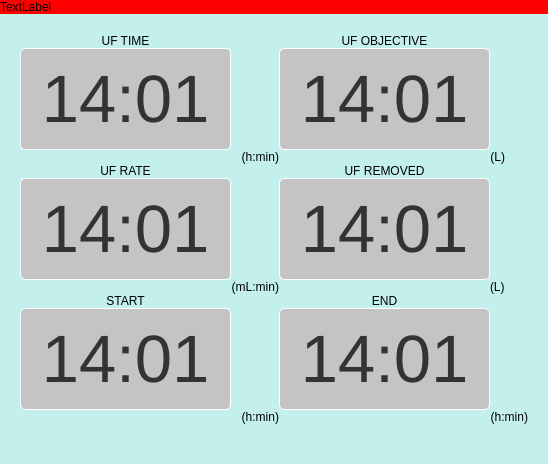
           <widget class="QFrame" name="time_data">
            <property name="styleSheet">
             <string notr="true">background-color: #C3F0ED</string>
            </property>
            <property name="frameShape">
             <enum>QFrame::NoFrame</enum>
            </property>
            <property name="frameShadow">
             <enum>QFrame::Raised</enum>
            </property>
            <layout class="QVBoxLayout" name="verticalLayout_9" stretch="1,7">
             <property name="spacing">
              <number>0</number>
             </property>
             <property name="leftMargin">
              <number>0</number>
             </property>
             <property name="topMargin">
              <number>0</number>
             </property>
             <property name="rightMargin">
              <number>0</number>
             </property>
             <property name="bottomMargin">
              <number>20</number>
             </property>
             <item>
              <widget class="QFrame" name="frame_14">
               <property name="styleSheet">
                <string notr="true">background-color : red;</string>
               </property>
               <property name="frameShape">
                <enum>QFrame::NoFrame</enum>
               </property>
               <property name="frameShadow">
                <enum>QFrame::Raised</enum>
               </property>
               <layout class="QHBoxLayout" name="horizontalLayout_12">
                <property name="spacing">
                 <number>0</number>
                </property>
                <property name="leftMargin">
                 <number>0</number>
                </property>
                <property name="topMargin">
                 <number>0</number>
                </property>
                <property name="rightMargin">
                 <number>0</number>
                </property>
                <property name="bottomMargin">
                 <number>0</number>
                </property>
                <item>
                 <widget class="QLabel" name="label_11">
                  <property name="text">
                   <string>TextLabel</string>
                  </property>
                 </widget>
                </item>
               </layout>
              </widget>
             </item>
             <item>
              <widget class="QFrame" name="frame_15">
               <property name="frameShape">
                <enum>QFrame::NoFrame</enum>
               </property>
               <property name="frameShadow">
                <enum>QFrame::Raised</enum>
               </property>
               <layout class="QGridLayout" name="gridLayout">
                <property name="leftMargin">
                 <number>20</number>
                </property>
                <property name="topMargin">
                 <number>20</number>
                </property>
                <property name="rightMargin">
                 <number>20</number>
                </property>
                <property name="bottomMargin">
                 <number>20</number>
                </property>
                <property name="spacing">
                 <number>0</number>
                </property>
                <item row="1" column="0">
                 <widget class="QFrame" name="frame_18">
                  <property name="frameShape">
                   <enum>QFrame::NoFrame</enum>
                  </property>
                  <property name="frameShadow">
                   <enum>QFrame::Raised</enum>
                  </property>
                  <layout class="QHBoxLayout" name="horizontalLayout_10">
                   <property name="spacing">
                    <number>0</number>
                   </property>
                   <property name="leftMargin">
                    <number>0</number>
                   </property>
                   <property name="topMargin">
                    <number>0</number>
                   </property>
                   <property name="rightMargin">
                    <number>0</number>
                   </property>
                   <property name="bottomMargin">
                    <number>0</number>
                   </property>
                   <item>
                    <widget class="QFrame" name="frame_23">
                     <property name="frameShape">
                      <enum>QFrame::NoFrame</enum>
                     </property>
                     <property name="frameShadow">
                      <enum>QFrame::Raised</enum>
                     </property>
                     <layout class="QGridLayout" name="gridLayout_15">
                      <property name="leftMargin">
                       <number>0</number>
                      </property>
                      <property name="topMargin">
                       <number>0</number>
                      </property>
                      <property name="rightMargin">
                       <number>0</number>
                      </property>
                      <property name="bottomMargin">
                       <number>0</number>
                      </property>
                      <property name="spacing">
                       <number>0</number>
                      </property>
                      <item row="1" column="0">
                       <widget class="QPushButton" name="ufrate_button">
                        <property name="minimumSize">
                         <size>
                          <width>211</width>
                          <height>102</height>
                         </size>
                        </property>
                        <property name="maximumSize">
                         <size>
                          <width>211</width>
                          <height>102</height>
                         </size>
                        </property>
                        <property name="styleSheet">
                         <string notr="true">font: 50pt;
color: #333;
background: #C4C4C4;
border: 1px solid #FFFFFF;
box-sizing: border-box;
box-shadow: 0px 4px 4px rgba(0, 0, 0, 0.25);
border-radius: 5px;</string>
                        </property>
                        <property name="text">
                         <string>14:01</string>
                        </property>
                       </widget>
                      </item>
                      <item row="0" column="0">
                       <widget class="QLabel" name="label_19">
                        <property name="styleSheet">
                         <string notr="true">
background-color: rgb(195, 240, 237);</string>
                        </property>
                        <property name="text">
                         <string>UF RATE</string>
                        </property>
                        <property name="alignment">
                         <set>Qt::AlignCenter</set>
                        </property>
                       </widget>
                      </item>
                      <item row="2" column="1">
                       <widget class="QLabel" name="label_41">
                        <property name="styleSheet">
                         <string notr="true">font: 14pt &quot;Roboto&quot;;
background-color: rgb(195, 240, 237);</string>
                        </property>
                        <property name="text">
                         <string>(mL:min)</string>
                        </property>
                        <property name="alignment">
                         <set>Qt::AlignRight|Qt::AlignTrailing|Qt::AlignVCenter</set>
                        </property>
                       </widget>
                      </item>
                     </layout>
                    </widget>
                   </item>
                  </layout>
                 </widget>
                </item>
                <item row="0" column="0">
                 <widget class="QFrame" name="frame_16">
                  <property name="frameShape">
                   <enum>QFrame::NoFrame</enum>
                  </property>
                  <property name="frameShadow">
                   <enum>QFrame::Raised</enum>
                  </property>
                  <layout class="QHBoxLayout" name="horizontalLayout_6">
                   <property name="spacing">
                    <number>0</number>
                   </property>
                   <property name="leftMargin">
                    <number>0</number>
                   </property>
                   <property name="topMargin">
                    <number>0</number>
                   </property>
                   <property name="rightMargin">
                    <number>0</number>
                   </property>
                   <property name="bottomMargin">
                    <number>0</number>
                   </property>
                   <item>
                    <widget class="QFrame" name="frame_22">
                     <property name="frameShape">
                      <enum>QFrame::NoFrame</enum>
                     </property>
                     <property name="frameShadow">
                      <enum>QFrame::Raised</enum>
                     </property>
                     <layout class="QGridLayout" name="gridLayout_8">
                      <property name="leftMargin">
                       <number>0</number>
                      </property>
                      <property name="topMargin">
                       <number>0</number>
                      </property>
                      <property name="rightMargin">
                       <number>0</number>
                      </property>
                      <property name="bottomMargin">
                       <number>0</number>
                      </property>
                      <property name="spacing">
                       <number>0</number>
                      </property>
                      <item row="0" column="0">
                       <widget class="QLabel" name="label_12">
                        <property name="styleSheet">
                         <string notr="true">
background-color: rgb(195, 240, 237);</string>
                        </property>
                        <property name="text">
                         <string>UF TIME</string>
                        </property>
                        <property name="alignment">
                         <set>Qt::AlignCenter</set>
                        </property>
                       </widget>
                      </item>
                      <item row="1" column="0">
                       <widget class="QPushButton" name="uftime_button">
                        <property name="minimumSize">
                         <size>
                          <width>211</width>
                          <height>102</height>
                         </size>
                        </property>
                        <property name="maximumSize">
                         <size>
                          <width>211</width>
                          <height>102</height>
                         </size>
                        </property>
                        <property name="styleSheet">
                         <string notr="true">font: 50pt;
color: #333;
background: #C4C4C4;
border: 1px solid #FFFFFF;
box-sizing: border-box;
box-shadow: 0px 4px 4px rgba(0, 0, 0, 0.25);
border-radius: 5px;</string>
                        </property>
                        <property name="text">
                         <string>14:01</string>
                        </property>
                       </widget>
                      </item>
                      <item row="2" column="1">
                       <widget class="QLabel" name="label_24">
                        <property name="styleSheet">
                         <string notr="true">font: 14pt &quot;Roboto&quot;;
background-color: rgb(195, 240, 237);</string>
                        </property>
                        <property name="text">
                         <string>(h:min)</string>
                        </property>
                        <property name="alignment">
                         <set>Qt::AlignRight|Qt::AlignTrailing|Qt::AlignVCenter</set>
                        </property>
                       </widget>
                      </item>
                     </layout>
                    </widget>
                   </item>
                  </layout>
                 </widget>
                </item>
                <item row="2" column="0">
                 <widget class="QFrame" name="frame_20">
                  <property name="frameShape">
                   <enum>QFrame::NoFrame</enum>
                  </property>
                  <property name="frameShadow">
                   <enum>QFrame::Raised</enum>
                  </property>
                  <layout class="QHBoxLayout" name="horizontalLayout_11">
                   <property name="spacing">
                    <number>0</number>
                   </property>
                   <property name="leftMargin">
                    <number>0</number>
                   </property>
                   <property name="topMargin">
                    <number>0</number>
                   </property>
                   <property name="rightMargin">
                    <number>0</number>
                   </property>
                   <property name="bottomMargin">
                    <number>0</number>
                   </property>
                   <item>
                    <widget class="QFrame" name="frame_26">
                     <property name="frameShape">
                      <enum>QFrame::NoFrame</enum>
                     </property>
                     <property name="frameShadow">
                      <enum>QFrame::Raised</enum>
                     </property>
                     <layout class="QGridLayout" name="gridLayout_12">
                      <property name="leftMargin">
                       <number>0</number>
                      </property>
                      <property name="topMargin">
                       <number>0</number>
                      </property>
                      <property name="rightMargin">
                       <number>0</number>
                      </property>
                      <property name="bottomMargin">
                       <number>0</number>
                      </property>
                      <property name="spacing">
                       <number>0</number>
                      </property>
                      <item row="1" column="0">
                       <widget class="QPushButton" name="start_button">
                        <property name="minimumSize">
                         <size>
                          <width>211</width>
                          <height>102</height>
                         </size>
                        </property>
                        <property name="maximumSize">
                         <size>
                          <width>211</width>
                          <height>102</height>
                         </size>
                        </property>
                        <property name="styleSheet">
                         <string notr="true">font: 50pt;
color: #333;
background: #C4C4C4;
border: 1px solid #FFFFFF;
box-sizing: border-box;
box-shadow: 0px 4px 4px rgba(0, 0, 0, 0.25);
border-radius: 5px;</string>
                        </property>
                        <property name="text">
                         <string>14:01</string>
                        </property>
                       </widget>
                      </item>
                      <item row="2" column="1">
                       <widget class="QLabel" name="label_38">
                        <property name="styleSheet">
                         <string notr="true">font: 14pt &quot;Roboto&quot;;
background-color: rgb(195, 240, 237);</string>
                        </property>
                        <property name="text">
                         <string>(h:min)</string>
                        </property>
                        <property name="alignment">
                         <set>Qt::AlignRight|Qt::AlignTrailing|Qt::AlignVCenter</set>
                        </property>
                       </widget>
                      </item>
                      <item row="0" column="0">
                       <widget class="QLabel" name="label_15">
                        <property name="styleSheet">
                         <string notr="true">
background-color: rgb(195, 240, 237);</string>
                        </property>
                        <property name="text">
                         <string>START</string>
                        </property>
                        <property name="alignment">
                         <set>Qt::AlignCenter</set>
                        </property>
                       </widget>
                      </item>
                     </layout>
                    </widget>
                   </item>
                  </layout>
                 </widget>
                </item>
                <item row="0" column="1">
                 <widget class="QFrame" name="frame_17">
                  <property name="frameShape">
                   <enum>QFrame::NoFrame</enum>
                  </property>
                  <property name="frameShadow">
                   <enum>QFrame::Raised</enum>
                  </property>
                  <layout class="QHBoxLayout" name="horizontalLayout_7">
                   <property name="spacing">
                    <number>0</number>
                   </property>
                   <property name="leftMargin">
                    <number>0</number>
                   </property>
                   <property name="topMargin">
                    <number>0</number>
                   </property>
                   <property name="rightMargin">
                    <number>0</number>
                   </property>
                   <property name="bottomMargin">
                    <number>0</number>
                   </property>
                   <item>
                    <widget class="QFrame" name="frame_25">
                     <property name="frameShape">
                      <enum>QFrame::NoFrame</enum>
                     </property>
                     <property name="frameShadow">
                      <enum>QFrame::Raised</enum>
                     </property>
                     <layout class="QGridLayout" name="gridLayout_10">
                      <property name="leftMargin">
                       <number>0</number>
                      </property>
                      <property name="topMargin">
                       <number>0</number>
                      </property>
                      <property name="rightMargin">
                       <number>0</number>
                      </property>
                      <property name="bottomMargin">
                       <number>0</number>
                      </property>
                      <property name="spacing">
                       <number>0</number>
                      </property>
                      <item row="1" column="0">
                       <widget class="QPushButton" name="ufobj_button">
                        <property name="minimumSize">
                         <size>
                          <width>211</width>
                          <height>102</height>
                         </size>
                        </property>
                        <property name="maximumSize">
                         <size>
                          <width>211</width>
                          <height>102</height>
                         </size>
                        </property>
                        <property name="styleSheet">
                         <string notr="true">font: 50pt;
color: #333;
background: #C4C4C4;
border: 1px solid #FFFFFF;
box-sizing: border-box;
box-shadow: 0px 4px 4px rgba(0, 0, 0, 0.25);
border-radius: 5px;</string>
                        </property>
                        <property name="text">
                         <string>14:01</string>
                        </property>
                       </widget>
                      </item>
                      <item row="2" column="1" alignment="Qt::AlignLeft|Qt::AlignTop">
                       <widget class="QLabel" name="label_36">
                        <property name="styleSheet">
                         <string notr="true">font: 14pt &quot;Roboto&quot;;
background-color: rgb(195, 240, 237);</string>
                        </property>
                        <property name="text">
                         <string>(L)</string>
                        </property>
                        <property name="alignment">
                         <set>Qt::AlignRight|Qt::AlignTrailing|Qt::AlignVCenter</set>
                        </property>
                       </widget>
                      </item>
                      <item row="0" column="0">
                       <widget class="QLabel" name="label_16">
                        <property name="styleSheet">
                         <string notr="true">
background-color: rgb(195, 240, 237);</string>
                        </property>
                        <property name="text">
                         <string>UF OBJECTIVE</string>
                        </property>
                        <property name="alignment">
                         <set>Qt::AlignCenter</set>
                        </property>
                       </widget>
                      </item>
                     </layout>
                    </widget>
                   </item>
                  </layout>
                 </widget>
                </item>
                <item row="2" column="1">
                 <widget class="QFrame" name="frame_21">
                  <property name="frameShape">
                   <enum>QFrame::NoFrame</enum>
                  </property>
                  <property name="frameShadow">
                   <enum>QFrame::Raised</enum>
                  </property>
                  <layout class="QHBoxLayout" name="horizontalLayout_13">
                   <property name="spacing">
                    <number>0</number>
                   </property>
                   <property name="leftMargin">
                    <number>0</number>
                   </property>
                   <property name="topMargin">
                    <number>0</number>
                   </property>
                   <property name="rightMargin">
                    <number>0</number>
                   </property>
                   <property name="bottomMargin">
                    <number>0</number>
                   </property>
                   <item>
                    <widget class="QFrame" name="frame_27">
                     <property name="frameShape">
                      <enum>QFrame::NoFrame</enum>
                     </property>
                     <property name="frameShadow">
                      <enum>QFrame::Raised</enum>
                     </property>
                     <layout class="QGridLayout" name="gridLayout_13">
                      <property name="leftMargin">
                       <number>0</number>
                      </property>
                      <property name="topMargin">
                       <number>0</number>
                      </property>
                      <property name="rightMargin">
                       <number>0</number>
                      </property>
                      <property name="bottomMargin">
                       <number>0</number>
                      </property>
                      <property name="spacing">
                       <number>0</number>
                      </property>
                      <item row="0" column="0">
                       <widget class="QLabel" name="label_14">
                        <property name="styleSheet">
                         <string notr="true">
background-color: rgb(195, 240, 237);</string>
                        </property>
                        <property name="text">
                         <string>END</string>
                        </property>
                        <property name="alignment">
                         <set>Qt::AlignCenter</set>
                        </property>
                       </widget>
                      </item>
                      <item row="1" column="0">
                       <widget class="QPushButton" name="end_button">
                        <property name="minimumSize">
                         <size>
                          <width>211</width>
                          <height>102</height>
                         </size>
                        </property>
                        <property name="maximumSize">
                         <size>
                          <width>211</width>
                          <height>102</height>
                         </size>
                        </property>
                        <property name="styleSheet">
                         <string notr="true">font: 50pt;
color: #333;
background: #C4C4C4;
border: 1px solid #FFFFFF;
box-sizing: border-box;
box-shadow: 0px 4px 4px rgba(0, 0, 0, 0.25);
border-radius: 5px;</string>
                        </property>
                        <property name="text">
                         <string>14:01</string>
                        </property>
                       </widget>
                      </item>
                      <item row="2" column="1">
                       <widget class="QLabel" name="label_37">
                        <property name="styleSheet">
                         <string notr="true">font: 14pt &quot;Roboto&quot;;
background-color: rgb(195, 240, 237);</string>
                        </property>
                        <property name="text">
                         <string>(h:min)</string>
                        </property>
                        <property name="alignment">
                         <set>Qt::AlignRight|Qt::AlignTrailing|Qt::AlignVCenter</set>
                        </property>
                       </widget>
                      </item>
                     </layout>
                    </widget>
                   </item>
                  </layout>
                 </widget>
                </item>
                <item row="1" column="1">
                 <widget class="QFrame" name="frame_19">
                  <property name="frameShape">
                   <enum>QFrame::NoFrame</enum>
                  </property>
                  <property name="frameShadow">
                   <enum>QFrame::Raised</enum>
                  </property>
                  <layout class="QHBoxLayout" name="horizontalLayout_9">
                   <property name="spacing">
                    <number>0</number>
                   </property>
                   <property name="leftMargin">
                    <number>0</number>
                   </property>
                   <property name="topMargin">
                    <number>0</number>
                   </property>
                   <property name="rightMargin">
                    <number>0</number>
                   </property>
                   <property name="bottomMargin">
                    <number>0</number>
                   </property>
                   <item>
                    <widget class="QFrame" name="frame_29">
                     <property name="frameShape">
                      <enum>QFrame::NoFrame</enum>
                     </property>
                     <property name="frameShadow">
                      <enum>QFrame::Raised</enum>
                     </property>
                     <layout class="QGridLayout" name="gridLayout_14">
                      <property name="leftMargin">
                       <number>0</number>
                      </property>
                      <property name="topMargin">
                       <number>0</number>
                      </property>
                      <property name="rightMargin">
                       <number>0</number>
                      </property>
                      <property name="bottomMargin">
                       <number>0</number>
                      </property>
                      <property name="spacing">
                       <number>0</number>
                      </property>
                      <item row="1" column="0">
                       <widget class="QPushButton" name="ufrmv_button">
                        <property name="minimumSize">
                         <size>
                          <width>211</width>
                          <height>102</height>
                         </size>
                        </property>
                        <property name="maximumSize">
                         <size>
                          <width>211</width>
                          <height>102</height>
                         </size>
                        </property>
                        <property name="styleSheet">
                         <string notr="true">font: 50pt;
color: #333;
background: #C4C4C4;
border: 1px solid #FFFFFF;
box-sizing: border-box;
box-shadow: 0px 4px 4px rgba(0, 0, 0, 0.25);
border-radius: 5px;</string>
                        </property>
                        <property name="text">
                         <string>14:01</string>
                        </property>
                       </widget>
                      </item>
                      <item row="0" column="0">
                       <widget class="QLabel" name="label_17">
                        <property name="styleSheet">
                         <string notr="true">
background-color: rgb(195, 240, 237);</string>
                        </property>
                        <property name="text">
                         <string>UF REMOVED</string>
                        </property>
                        <property name="alignment">
                         <set>Qt::AlignCenter</set>
                        </property>
                       </widget>
                      </item>
                      <item row="2" column="1">
                       <widget class="QLabel" name="label_39">
                        <property name="styleSheet">
                         <string notr="true">font: 14pt &quot;Roboto&quot;;
background-color: rgb(195, 240, 237);</string>
                        </property>
                        <property name="text">
                         <string>(L)</string>
                        </property>
                        <property name="alignment">
                         <set>Qt::AlignLeading|Qt::AlignLeft|Qt::AlignVCenter</set>
                        </property>
                       </widget>
                      </item>
                     </layout>
                    </widget>
                   </item>
                  </layout>
                 </widget>
                </item>
               </layout>
              </widget>
             </item>
            </layout>
           </widget>
